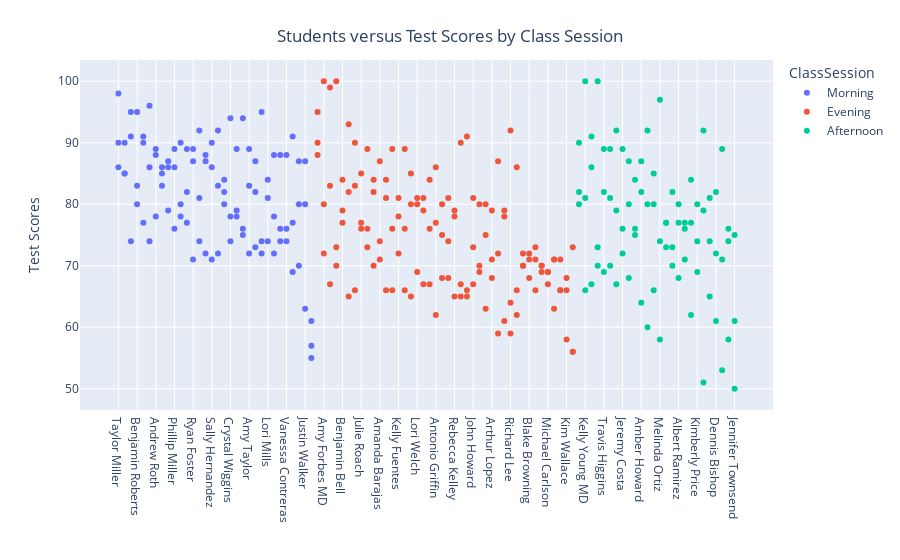

Notebook code for this chart:
### Code cell
# Plot of Student Test Grades by Class Session:

df = df.sort_values(by='Grade', ascending=False)

plot = px.scatter(df, x='Student',
                  y=['Test1', 'Test2', 'Test3'],
                  color = "ClassSession")
plot.update_layout(
    title={'text': "Students versus Test Scores by Class Session",
           'xanchor': 'center',
           'yanchor': 'top',
           'x': 0.5},
    xaxis_title='',
    yaxis_title='Test Scores')
plot.show()

### Figure 1 — Plotly figure (JSON) as saved in the notebook; plotly's stock layout.template omitted (floating-point values rounded to 4 significant figures)
{"data": [{"hovertemplate": "ClassSession=Morning<br>Student=%{x}<br>value=%{y}<extra></extra>", "legendgroup": "Morning", "marker": {"color": "#636efa", "symbol": "circle"}, "mode": "markers", "name": "Morning", "orientation": "v", "showlegend": true, "type": "scatter", "x": ["Taylor Miller", "Rebecca Clark", "Teresa Mills", "Benjamin Roberts", "Christina Blankenship", "Sarah Gross", "Andrew Roth", "Amber Wilson", "Brooke Pope", "Phillip Miller", "Christopher Myers", "Erin Sandoval", "Ryan Foster", "Colleen Coleman", "Lisa Weaver", "Sally Hernandez", "Sally Clark", "Mrs. Amanda Johnston", "Crystal Wiggins", "Jennifer Harrison", "Dawn Wyatt", "Amy Taylor", "Zachary Ward", "Leslie Hood", "Lori Mills", "Jose Lowe Jr.", "Andrew Pope", "Vanessa Contreras", "John Day", "Katherine Moore", "Justin Walker", "Emily Lopez", "Taylor Miller", "Rebecca Clark", "Teresa Mills", "Benjamin Roberts", "Christina Blankenship", "Sarah Gross", "Andrew Roth", "Amber Wilson", "Brooke Pope", "Phillip Miller", "Christopher Myers", "Erin Sandoval", "Ryan Foster", "Colleen Coleman", "Lisa Weaver", "Sally Hernandez", "Sally Clark", "Mrs. Amanda Johnston", "Crystal Wiggins", "Jennifer Harrison", "Dawn Wyatt", "Amy Taylor", "Zachary Ward", "Leslie Hood", "Lori Mills", "Jose Lowe Jr.", "Andrew Pope", "Vanessa Contreras", "John Day", "Katherine Moore", "Justin Walker", "Emily Lopez", "Taylor Miller", "Rebecca Clark", "Teresa Mills", "Benjamin Roberts", "Christina Blankenship", "Sarah Gross", "Andrew Roth", "Amber Wilson", "Brooke Pope", "Phillip Miller", "Christopher Myers", "Erin Sandoval", "Ryan Foster", "Colleen Coleman", "Lisa Weaver", "Sally Hernandez", "Sally Clark", "Mrs. Amanda Johnston", "Crystal Wiggins", "Jennifer Harrison", "Dawn Wyatt", "Amy Taylor", "Zachary Ward", "Leslie Hood", "Lori Mills", "Jose Lowe Jr.", "Andrew Pope", "Vanessa Contreras", "John Day", "Katherine Moore", "Justin Walker", "Emily Lopez"], "xaxis": "x", "y": [98, 85, 91, 83, 90, 86, 89, 83, 87, 86, 80, 82, 87, 81, 72, 90, 92, 82, 78, 78, 76, 89, 82, 72, 81, 72, 76, 76, 77, 70, 80, 61, 86, 85, 74, 80, 77, 74, 78, 85, 79, 76, 78, 77, 71, 74, 88, 71, 72, 80, 74, 79, 75, 72, 73, 74, 74, 78, 74, 74, 69, 80, 63, 55, 90, 90, 95, 95, 91, 96, 88, 86, 86, 89, 90, 89, 89, 92, 87, 86, 83, 84, 94, 89, 94, 83, 87, 95, 84, 88, 88, 88, 91, 87, 87, 57], "yaxis": "y"}, {"hovertemplate": "ClassSession=Evening<br>Student=%{x}<br>value=%{y}<extra></extra>", "legendgroup": "Evening", "marker": {"color": "#EF553B", "symbol": "circle"}, "mode": "markers", "name": "Evening", "orientation": "v", "showlegend": true, "type": "scatter", "x": ["Daisy Payne", "Amy Forbes MD", "Debra Phillips", "Brittany Shaw", "Benjamin Bell", "Mrs. Linda Johnson", "Mark Johnson", "Julie Roach", "Alison Henry", "Amber Simon", "Amanda Barajas", "Vanessa Hull", "Jade Byrd", "Kelly Fuentes", "Steven Davis", "Brandon Ramsey", "Lori Welch", "Sandra Baker", "Jane Wu", "Antonio Griffin", "Rebecca Jones", "Jesus Hayes", "Rebecca Kelley", "Nicole Wheeler", "Wanda Velasquez", "John Howard", "David Green", "Angela Kidd", "Arthur Lopez", "Michael Heath", "Kenneth Barrett", "Richard Lee", "Sandra Morris", "Sheila Jones", "Blake Browning", "Jasmine Castillo", "Cynthia Jones", "Michael Carlson", "David Cooke", "Stephen Wu", "Kim Wallace", "Cole Richard", "Daisy Payne", "Amy Forbes MD", "Debra Phillips", "Brittany Shaw", "Benjamin Bell", "Mrs. Linda Johnson", "Mark Johnson", "Julie Roach", "Alison Henry", "Amber Simon", "Amanda Barajas", "Vanessa Hull", "Jade Byrd", "Kelly Fuentes", "Steven Davis", "Brandon Ramsey", "Lori Welch", "Sandra Baker", "Jane Wu", "Antonio Griffin", "Rebecca Jones", "Jesus Hayes", "Rebecca Kelley", "Nicole Wheeler", "Wanda Velasquez", "John Howard", "David Green", "Angela Kidd", "Arthur Lopez", "Michael Heath", "Kenneth Barrett", "Richard Lee", "Sandra Morris", "Sheila Jones", "Blake Browning", "Jasmine Castillo", "Cynthia Jones", "Michael Carlson", "David Cooke", "Stephen Wu", "Kim Wallace", "Cole Richard", "Daisy Payne", "Amy Forbes MD", "Debra Phillips", "Brittany Shaw", "Benjamin Bell", "Mrs. Linda Johnson", "Mark Johnson", "Julie Roach", "Alison Henry", "Amber Simon", "Amanda Barajas", "Vanessa Hull", "Jade Byrd", "Kelly Fuentes", "Steven Davis", "Brandon Ramsey", "Lori Welch", "Sandra Baker", "Jane Wu", "Antonio Griffin", "Rebecca Jones", "Jesus Hayes", "Rebecca Kelley", "Nicole Wheeler", "Wanda Velasquez", "John Howard", "David Green", "Angela Kidd", "Arthur Lopez", "Michael Heath", "Kenneth Barrett", "Richard Lee", "Sandra Morris", "Sheila Jones", "Blake Browning", "Jasmine Castillo", "Cynthia Jones", "Michael Carlson", "David Cooke", "Stephen Wu", "Kim Wallace", "Cole Richard"], "xaxis": "x", "y": [88, 80, 83, 73, 84, 65, 90, 77, 73, 84, 71, 84, 66, 72, 76, 80, 80, 81, 76, 86, 75, 74, 78, 67, 66, 67, 80, 75, 71, 72, 79, 59, 62, 70, 71, 71, 69, 69, 63, 66, 66, 73, 90, 72, 67, 70, 77, 82, 66, 76, 76, 70, 74, 66, 76, 81, 66, 65, 69, 67, 67, 62, 68, 68, 65, 65, 65, 73, 70, 63, 68, 59, 61, 64, 66, 72, 68, 66, 70, 69, 71, 66, 58, 56, 95, 100, 99, 100, 79, 93, 83, 85, 89, 82, 87, 81, 89, 78, 89, 85, 81, 79, 84, 77, 80, 81, 79, 90, 91, 81, 69, 80, 79, 87, 78, 92, 86, 70, 72, 73, 70, 67, 71, 71, 68, 56], "yaxis": "y"}, {"hovertemplate": "ClassSession=Afternoon<br>Student=%{x}<br>value=%{y}<extra></extra>", "legendgroup": "Afternoon", "marker": {"color": "#00cc96", "symbol": "circle"}, "mode": "markers", "name": "Afternoon", "orientation": "v", "showlegend": true, "type": "scatter", "x": ["Tracey Ryan", "Kelly Young MD", "Sarah Rivers", "Michael Banks", "Travis Higgins", "Russell Johnson", "Daniel Rivera", "Jeremy Costa", "Chad Higgins", "Cole Irwin", "Amber Howard", "Jonathan Donovan", "Derrick Evans", "Melinda Ortiz", "Thomas Mccullough", "Danielle Singh", "Albert Ramirez", "Brittany Mcgee", "Heather Johnson", "Kimberly Price", "Laura Sawyer", "Jane Hayes", "Dennis Bishop", "Ashley Jones", "Peter Stark", "Jennifer Townsend", "Tracey Ryan", "Kelly Young MD", "Sarah Rivers", "Michael Banks", "Travis Higgins", "Russell Johnson", "Daniel Rivera", "Jeremy Costa", "Chad Higgins", "Cole Irwin", "Amber Howard", "Jonathan Donovan", "Derrick Evans", "Melinda Ortiz", "Thomas Mccullough", "Danielle Singh", "Albert Ramirez", "Brittany Mcgee", "Heather Johnson", "Kimberly Price", "Laura Sawyer", "Jane Hayes", "Dennis Bishop", "Ashley Jones", "Peter Stark", "Jennifer Townsend", "Tracey Ryan", "Kelly Young MD", "Sarah Rivers", "Michael Banks", "Travis Higgins", "Russell Johnson", "Daniel Rivera", "Jeremy Costa", "Chad Higgins", "Cole Irwin", "Amber Howard", "Jonathan Donovan", "Derrick Evans", "Melinda Ortiz", "Thomas Mccullough", "Danielle Singh", "Albert Ramirez", "Brittany Mcgee", "Heather Johnson", "Kimberly Price", "Laura Sawyer", "Jane Hayes", "Dennis Bishop", "Ashley Jones", "Peter Stark", "Jennifer Townsend"], "xaxis": "x", "y": [82, 81, 86, 70, 82, 70, 79, 76, 80, 75, 82, 80, 80, 74, 77, 82, 68, 71, 77, 74, 79, 74, 72, 71, 74, 50, 80, 66, 67, 73, 69, 81, 67, 72, 68, 76, 64, 60, 66, 58, 73, 73, 80, 76, 62, 69, 51, 65, 61, 53, 58, 61, 90, 100, 91, 100, 89, 89, 92, 89, 87, 84, 87, 92, 85, 97, 77, 70, 77, 77, 84, 80, 92, 81, 82, 89, 76, 75], "yaxis": "y"}], "layout": {"legend": {"title": {"text": "ClassSession"}, "tracegroupgap": 0}, "margin": {"t": 60}, "title": {"text": "Students versus Test Scores by Class Session", "x": 0.5, "xanchor": "center", "yanchor": "top"}, "xaxis": {"anchor": "y", "domain": [0, 1], "title": {"text": ""}}, "yaxis": {"anchor": "x", "domain": [0, 1], "title": {"text": "Test Scores"}}}}
